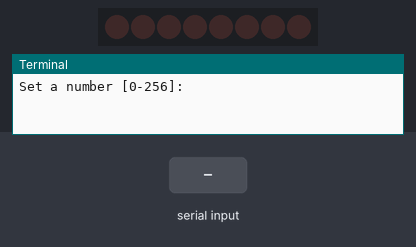
A program run on a simulated Raspberry Pi (header pin numbers). On the bench: 8 shift-register outputs drawn as a row of LEDs (first output left, lit = HIGH), the last lines printed to the terminal. Inputs (shaded band) come from the test bench.

Above: at 1.2 s.
1.3 s: "5" typed at the terminal
At 3.0 s:
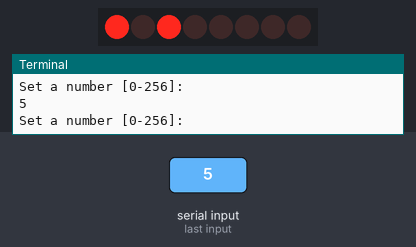
3.6 s: "90" typed at the terminal
At 4.7 s:
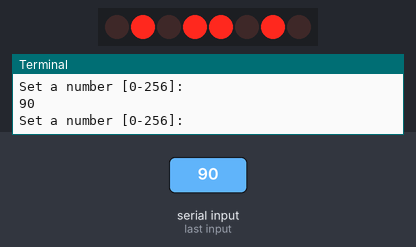
5.9 s: "200" typed at the terminal
At 7.7 s:
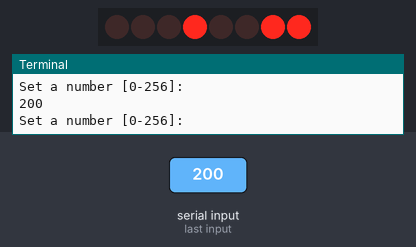
8.2 s: "1" typed at the terminal
At 9.4 s:
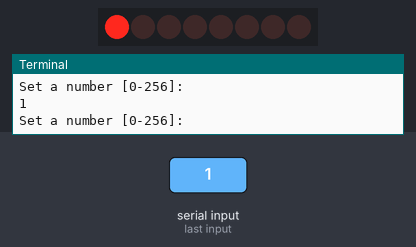
10.5 s: "0" typed at the terminal
At 12.4 s:
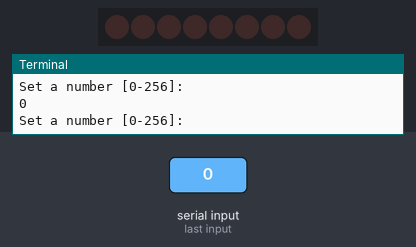
Timing chart, 0 to 13.8 s (numbered marks = the images above; inputs shaded):
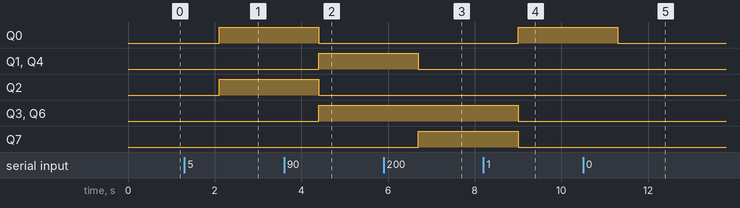

The program:

run.py
```python
# encoding: UTF-8

import RPi.GPIO as gpio
from time import sleep

ds=24
clock=26
latch=22

pause=0.1

def setup():
    gpio.setmode(gpio.BOARD)

    gpio.setup([ds, clock, latch], gpio.OUT)
    gpio.output([ds, clock, latch], gpio.LOW)

def cleanup():
    gpio.output([ds, clock, latch], gpio.LOW)
    gpio.cleanup()

def tick(pin):
    gpio.output(pin, gpio.HIGH)
    sleep(0.1)
    gpio.output(pin, gpio.LOW)

def set_value(value):
    for i in range(8):
        bitwise=0x80>>i
        val = gpio.HIGH if bitwise&value else gpio.LOW
        gpio.output(ds, val)
        tick(clock)
    tick(latch)

def number_from_input():
    raw = raw_input("Set a number [0-256]: ")
    try:
        val = int(raw)
        if not 0 <= val <= 256:
            raise ValueError()
        return val
    except ValueError:
        print "Try again."
        return number_from_input()

def main():
    setup()
    try:
        while True:
            set_value(number_from_input())

    except KeyboardInterrupt:
        print "EXIT"
        set_value(0)
        cleanup()

if __name__=="__main__":
    main()
```

Measured:
- after the input at 1.3 s, Q0, Q2: LOW → HIGH after 0.80 s
- after the input at 3.6 s, Q0, Q2: HIGH → LOW after 0.80 s; Q1, Q3, Q4, Q6: LOW → HIGH after 0.80 s
- after the input at 5.9 s, Q1, Q4: HIGH → LOW after 0.80 s; Q7: LOW → HIGH after 0.80 s
- after the input at 8.2 s, Q0: LOW → HIGH after 0.80 s; Q3, Q6, Q7: HIGH → LOW after 0.80 s
- after the input at 10.5 s, Q0: HIGH → LOW after 0.80 s
